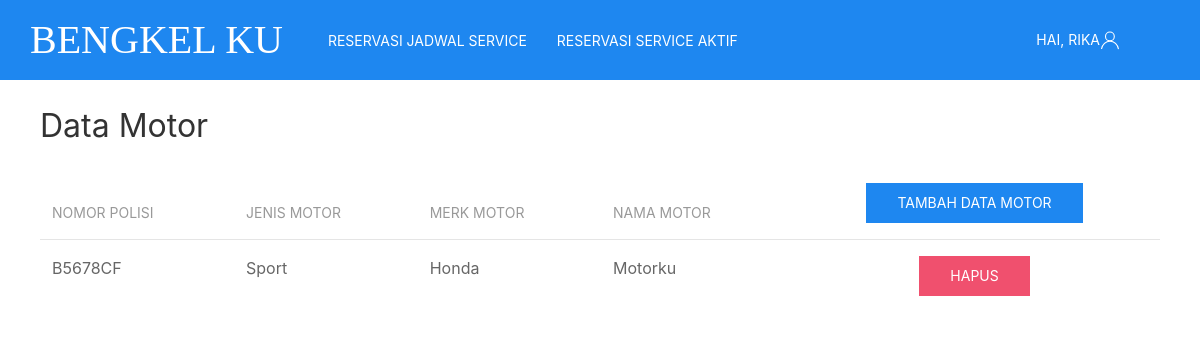
Screenshot of /profil_motor.php (signed in) with the database file from the repository.
### tables this page shows
CREATE TABLE `motor` (
  `no_polisi` varchar(10) NOT NULL,
  `jenis_motor` enum('Cub','Matic','Sport') NOT NULL,
  `merk_motor` enum('Honda','Yamaha','Suzuki','Kawasaki','Lainnya') NOT NULL,
  `nama_motor` varchar(30) NOT NULL,
  `username` varchar(15) NOT NULL
);

### profil_motor.php (the view, shortened to what this page needs)
<!DOCTYPE html>
<html>
<head>
	<link rel="stylesheet" type="text/css" href="css/bengkel.css">
</head>
<body>
<nav class="uk-navbar-container" style="background-color:rgb(30,135,240);" uk-navbar>
    <div class="uk-navbar-left">
        <ul class="uk-navbar-nav">
            <li class="uk-active"><a href="index.php" style="color:white; padding:30px; font-size: 40px;font-family:rockwell;">Bengkel Ku</a></li></li>
            <?php
                if(empty($_SESSION["username"])){
                    echo "<li><a href='jadwal_service.php' style='color:white'>Lihat Jadwal Service</a></li>";
                }elseif(isset($_SESSION["username"])){
                    echo "<li><a href='pesan_jadwal_service.php' style='color:white'>Reservasi Jadwal Service</a></li>";
                    echo "<li><a href='reservasi_aktif.php' style='color:white;'>Reservasi Service Aktif</a></li>";
                }
            ?>
        </ul>
    </div>
    <div class="uk-navbar-right">
        <ul class="uk-navbar-nav">
            <li>
                <?php
                    if(empty($_SESSION["username"])){
                        echo "<a href='#'' class='uk-icon-link uk-margin-small-left' uk-icon='user' style='color:white; padding-right:80px;'>Akun</a>";
                    }elseif(isset($_SESSION["username"])){
                        $akun = $_SESSION["username"];
                        echo "<a href='#' class='uk-icon-link uk-margin-small-left' uk-icon='user' style='color:white; padding-right:80px;'>Hai, $akun</a>";
                    }
                ?>
            </li>
        </ul>
    </div>
</nav>
<div class="uk-container" style="padding-top:25px;">
    <h2>Data Motor</h2>
        <div class="uk-container">
            <table class="uk-table uk-table-hover uk-table-divider">
            <thead>
                <tr>
                    <th>Nomor Polisi</th>
                    <th>Jenis Motor</th>
                    <th>Merk Motor</th>
                    <th>Nama Motor</th>
                    <th><center>
                        <button class="uk-button uk-button-primary" type="submit" onclick="location.href='tambah_motor.php'"
                        <?php
                            include 'action/koneksi.php';
                            $username=$_SESSION['username'];
                            $data=mysqli_query($koneksi,"SELECT * FROM motor where username='$username'") or die(mysqli_error($koneksi));
                            if(mysqli_num_rows($data)==3){echo "disabled";}
                        ?>>Tambah Data Motor</button></center>
                    </th>
                </tr>
            </thead>
            <tbody>
                <?php
                    include 'action/koneksi.php';
                    $username=$_SESSION['username'];
                    $data=mysqli_query($koneksi,"SELECT * FROM motor where username='$username'") or die(mysqli_error($koneksi));
                    foreach($data as $baris){ ?>
                        <tr>
                            <td><?php echo $baris['no_polisi']?></td>
                            <td><?php echo $baris['jenis_motor']?></td>
                            <td><?php echo $baris['merk_motor']?></td>
                            <td><?php echo $baris['nama_motor']?></td>
                            <td><center>
                                <a class="uk-button uk-button-danger" href="action/act_hapus_motor.php?no_polisi=<?php echo $baris['no_polisi']?>">Hapus</a></center>
                            </td>
                        </tr>
                    <?php   }
                ?>
            </tbody>
        </table>
        </div>
</div>
<br>
</body>
</html>

### rows the page displays
motor: no_polisi "B5678CF", jenis_motor "Sport", merk_motor "Honda", nama_motor "Motorku"

### other values shown
$akun "RIKA"
